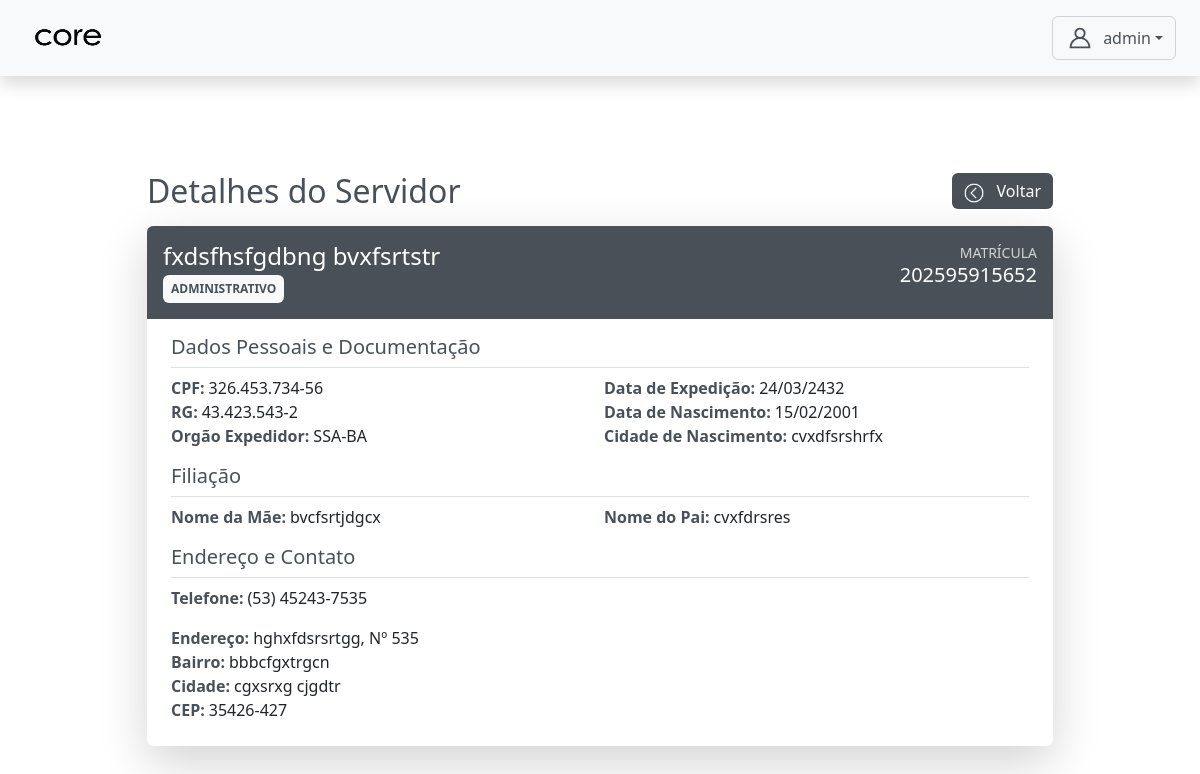
The page /autenticacao/admin/servidores/9/ver/ (signed in) on the database as committed earlier.
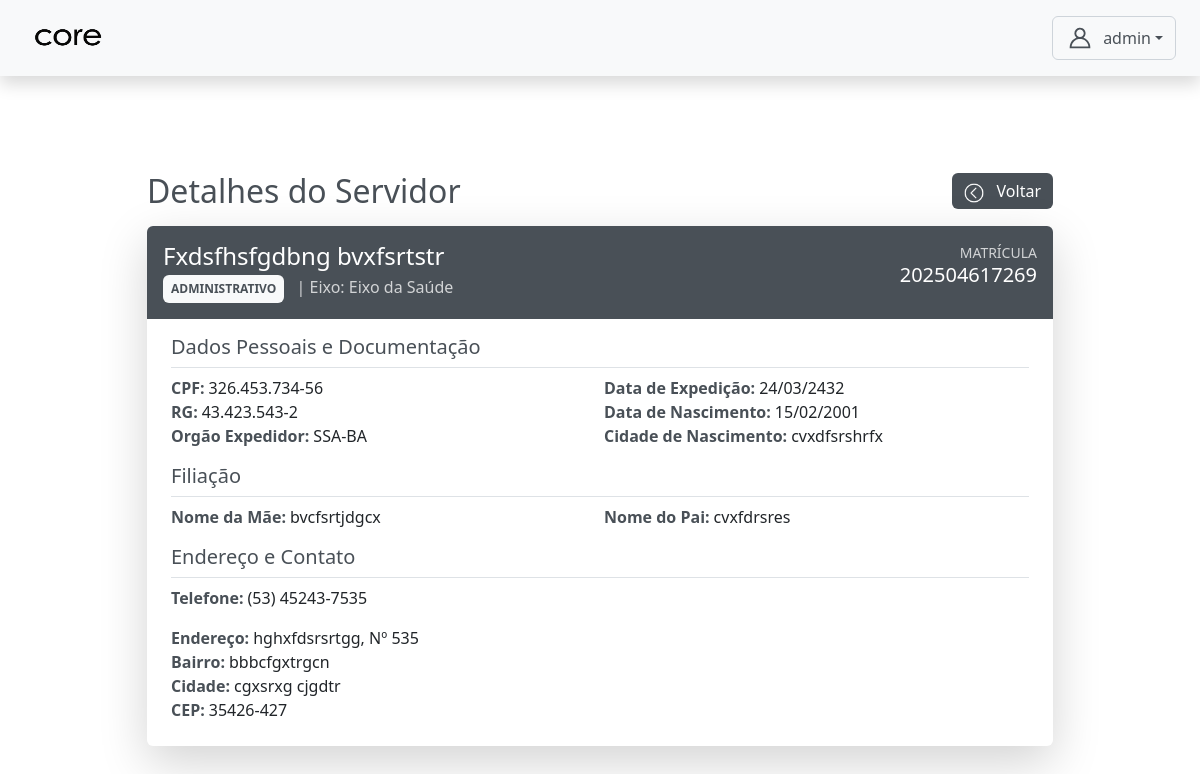
The same page on the database as committed later.
### core/models.py (models this page shows, shortened)
class CustomUser(AbstractUser):
    TIPO_CHOICES = (
        ('admin', 'Admin'),
        ('professor', 'Professor'),
        ('aluno', 'Aluno'),
        ('servidor', 'Servidor'),
        ('direcao', 'Direção'), # <-- 'direcao' está correto
    )
    EIXO_CHOICES = (
        ('SAUDE', 'Eixo da Saúde'),
        ('GESTAO', 'Eixo de Gestão'),
    )
    tipo = models.CharField(max_length=10, choices=TIPO_CHOICES, default='admin')
    eixo = models.CharField(
        max_length=10,
        choices=EIXO_CHOICES,
        null=True,
        blank=True,
        help_text="Eixo ao qual o servidor pertence."
    )
    data_nascimento = models.DateField(null=True, blank=True)
    cpf = models.CharField(max_length=14, unique=True, null=True, blank=True)
    rg = models.CharField(max_length=12, unique=True, null=True, blank=True)
    orgao = models.CharField(max_length=10, null=True, blank=True)
    data_expedicao = models.DateField(null=True, blank=True)
    cidade_nascimento = models.CharField(max_length=100, null=True, blank=True)
    numero_matricula = models.CharField(max_length=20, unique=True, blank=True, null=True)
    nome_pai = models.CharField(max_length=150, blank=True, null=True)
    nome_mae = models.CharField(max_length=150, blank=True, null=True)
    responsavel_matricula = models.CharField(max_length=150, blank=True, null=True)
    endereco_rua = models.CharField(max_length=150, blank=True, null=True)
    endereco_numero = models.CharField(max_length=10, blank=True, null=True)
    endereco_bairro = models.CharField(max_length=100, blank=True, null=True)
    endereco_cidade = models.CharField(max_length=100, blank=True, null=True)
    endereco_cep = models.CharField(max_length=9, blank=True, null=True)
    telefone = models.CharField(max_length=15, blank=True, null=True)
    senha_temporaria = models.BooleanField(default=False)

### autenticacao/views.py (the view)
# urls.py: path('admin/servidores/<int:servidor_id>/ver/', views.ver_detalhes_servidor, name='ver_detalhes_servidor'),
@login_required
@role_required('admin')
def ver_detalhes_servidor(request, servidor_id):
    servidor = get_object_or_404(
        CustomUser,
        id=servidor_id,
        tipo__in=['servidor', 'direcao']
    )
    context = {
        'servidor': servidor
    }
    return render(request, 'admin/servidor_crud/detalhes_servidor.html', context)

### templates/admin/servidor_crud/detalhes_servidor.html (shortened to what the changed rows need)
{% extends 'base4.html' %}
{% load static %}
{% block content %}
<div class="container mt-5">
    <div class="row justify-content-center">
        <div class="col-lg-10 col-md-12">
            <div class="d-flex justify-content-between align-items-center mb-3">
                <h2 class="mb-0 text-dark">Detalhes do Servidor</h2>
            </div>
            <div class="card p-0 shadow-lg border-0">
                <div class="card-body p-0">
                    <div class="bg-secondary text-white p-3 mb-3 d-flex justify-content-between align-items-start rounded-top">
                        <div>
                            <h4 class="mb-0 text-white">{{ servidor.get_full_name }}</h4>
                            <p class="mb-0 mt-1">
                                {% if servidor.tipo == 'direcao' %}
                                    <span class="badge bg-light text-secondary p-2 me-2">DIREÇÃO</span>
                                {% elif servidor.tipo == 'servidor' %}
                                    <span class="badge bg-light text-secondary p-2 me-2">ADMINISTRATIVO</span>
                                    {% if servidor.eixo %}
                                        <span class="text-white opacity-75"> | Eixo: {{ servidor.get_eixo_display }}</span>
                                    {% endif %}
                                {% endif %}
                            </p>
                        </div>
                        <div class="d-flex flex-column align-items-end">
                            <small class="opacity-75">MATRÍCULA</small>
                            <strong class="h5 mb-0">{{ servidor.numero_matricula|default:"N/A" }}</strong>
                        </div>
                    </div>
                    <div class="px-4 pb-4">
                        <div class="row g-2 mb-3">
                            <div class="col-md-6">
                                <div class="d-flex mb-0">
                                    <strong class="me-1 text-dark">CPF:</strong>
                                    <span>
                                        {% if servidor.cpf %}
                                            {% with cpf=servidor.cpf %}
                                                {{ cpf|slice:":3" }}.{{ cpf|slice:"3:6" }}.{{ cpf|slice:"6:9" }}-{{ cpf|slice:"9:" }}
                                            {% endwith %}
                                        {% else %}
                                            <span class="text-muted">Não informado</span>
                                        {% endif %}
                                    </span>
                                </div>
                                <div class="d-flex mb-0">
                                    <strong class="me-1 text-dark">RG:</strong>
                                    <span>
                                        {% if servidor.rg %}
                                            {% with rg=servidor.rg %}
                                                {{ rg|slice:":2" }}.{{ rg|slice:"2:5" }}.{{ rg|slice:"5:8" }}-{{ rg|slice:"8:" }}
                                            {% endwith %}
                                        {% else %}
                                            <span class="text-muted">Não informado</span>
                                        {% endif %}
                                    </span>
                                </div>
                                <div class="d-flex mb-0">
                                    <strong class="me-1 text-dark">Orgão Expedidor:</strong>
                                    <span>{{ servidor.orgao|default:"Não informado" }}</span>
                                </div>
                            </div>
                            <div class="col-md-6">
                                <div class="d-flex mb-0">
                                    <strong class="me-1 text-dark">Data de Expedição:</strong>
                                    <span>{{ servidor.data_expedicao|date:"d/m/Y"|default:"Não informada" }}</span>
                                </div>
                                <div class="d-flex mb-0">
                                    <strong class="me-1 text-dark">Data de Nascimento:</strong>
                                    <span>{{ servidor.data_nascimento|date:"d/m/Y"|default:"Não informada" }}</span>
                                </div>
                                <div class="d-flex mb-0">
                                    <strong class="me-1 text-dark">Cidade de Nascimento:</strong>
                                    <span>{{ servidor.cidade_nascimento|default:"Não informada" }}</span>
                                </div>
                            </div>
                        </div>
                        <div class="row g-2 mb-3">
                            <div class="col-md-6">
                                <div class="d-flex mb-0">
                                    <strong class="me-1 text-dark">Nome da Mãe:</strong>
                                    <span>{{ servidor.nome_mae|default:"Não informado" }}</span>
                                </div>
                            </div>
                            <div class="col-md-6">
                                <div class="d-flex mb-0">
                                    <strong class="me-1 text-dark">Nome do Pai:</strong>
                                    <span>{{ servidor.nome_pai|default:"Não informado" }}</span>
                                </div>
                            </div>
                        </div>
                        <div class="row g-2 mb-3">
                                <div class="d-flex mb-0">
                                    <strong class="me-1 text-dark">Telefone:</strong>
                                    <span>{{ servidor.telefone|default:"Não informado" }}</span>
                                </div>
                            </div>
                            <div class="col-md-6">
                                <div class="d-flex mb-0">
                                    <strong class="me-1 text-dark">Endereço:</strong>
                                    <span> {{ servidor.endereco_rua|default:"-" }}, Nº {{ servidor.endereco_numero|default:"-" }}</span>
                                </div>
                                <div class="d-flex mb-0">
                                    <strong class="me-1 text-dark">Bairro:</strong>
                                    <span>{{ servidor.endereco_bairro|default:"-" }}</span>
                                </div>
                                <div class="d-flex mb-0">
                                    <strong class="me-1 text-dark">Cidade:</strong>
                                    <span>{{ servidor.endereco_cidade|default:"-" }} </span>
                                </div>
                                <div class="d-flex mb-0">
                                    <strong class="me-1 text-dark">CEP:</strong>
                                    <span>{{ servidor.endereco_cep|default:"-" }}</span>
                                </div>
                            </div>
                        </div>
                    </div>
                </div>
            </div>
        </div>
    </div>
{% endblock content %}

Rows that differ between the two databases and show on the page:
changed CustomUser "SSA-BA": get_full_name "fxdsfhsfgdbng bvxfsrtstr" → "Fxdsfhsfgdbng bvxfsrtstr"; eixo (not shown) → "Eixo da Saúde"; numero_matricula "202595915652" → "202504617269"
Other text that changed with them:
text now shown: "| Eixo:"
